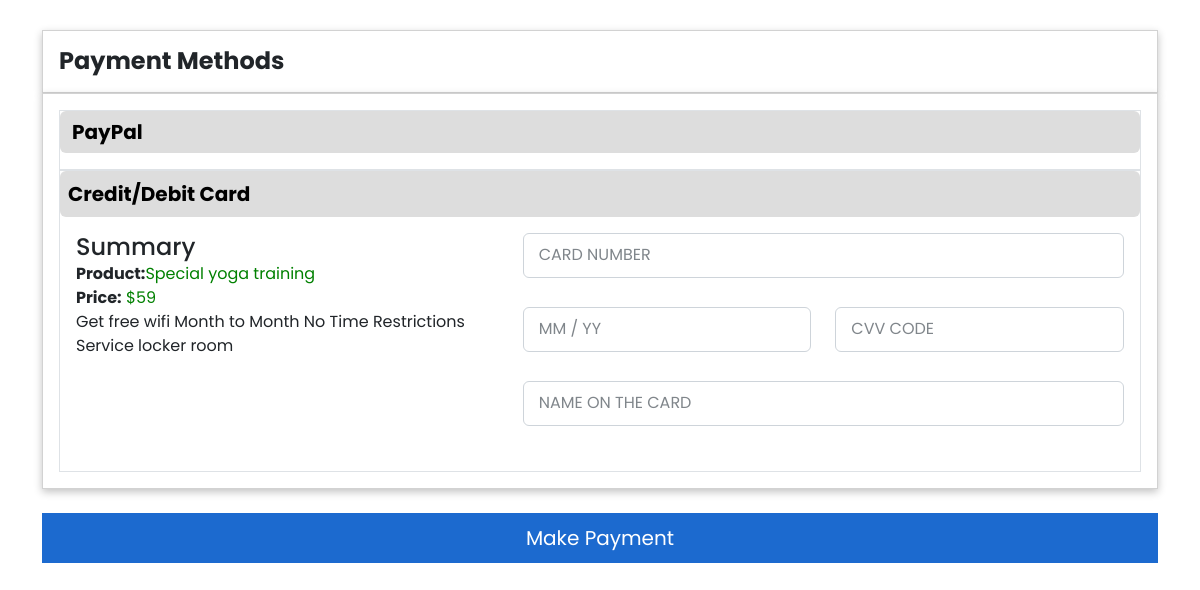
/payment.php?id=1, run on the app's committed database.
### tables this page shows
CREATE TABLE IF NOT EXISTS `packages` (
  `id` int(11) NOT NULL AUTO_INCREMENT,
  `price` int(11) NOT NULL,
  `img` text NOT NULL,
  `discription` text NOT NULL,
  `heading` text NOT NULL,
  PRIMARY KEY (`id`)
);

### payment.php (the view, shortened to what this page needs)
<!DOCTYPE html>
<html lang="en">
<head>
    <link rel="stylesheet" href="payment.css">
<link href="https://cdn.jsdelivr.net/npm/bootstrap@5.2.2/dist/css/bootstrap.min.css" rel="stylesheet">
</head>
<body>
<div class="container">
            <div class="col-12 mt-4">
                <div class="card p-3">
                    <p class="mb-0 fw-bold h4">Payment Methods</p>
                </div>
            </div>
            <div class="col-12">
                <div class="card p-3">
                    <div class="card-body border p-0">
                        <p>
                            <a class="btn btn-primary w-100 h-100 d-flex align-items-center justify-content-between"
                                data-bs-toggle="collapse" href="#collapseExample" role="button" aria-expanded="true"
                                aria-controls="collapseExample">
                                <span class="fw-bold">PayPal</span>
                            </a>
                        </p>
                    </div>
                    <div class="card-body border p-0">
                        <p>
                            <a class="btn btn-primary p-2 w-100 h-100 d-flex align-items-center justify-content-between"
                                data-bs-toggle="collapse" href="#collapseExample" role="button" aria-expanded="true"
                                aria-controls="collapseExample">
                                <span class="fw-bold">Credit/Debit Card</span>
                            </a>
                        </p>
                        <div class="collapse show p-3 pt-0" id="collapseExample">
                            <div class="row">
                                <div class="col-lg-5 mb-lg-0 mb-3">
                                    <?php
                                    $con=new mysqli("localhost","root","","fitness");
                                    if($con==true)
                                    {
                                        $q="SELECT * FROM packages where id=$_GET[id]";
                                        $t=mysqli_query($con,$q);
                                        if($t->num_rows>0)
                                        {
                                            while($row = $t->fetch_assoc()) {
                                                echo"<p class='h4 mb-0'>Summary</p>
                                                <p class='mb-0'><span class='fw-bold'>Product:</span><span class='c-green'>". $row["heading"]."</span>
                                                </p>
                                                <p class='mb-0'>
                                                    <span class='fw-bold'>Price:</span>
                                                    <span class='c-green'>$".$row["price"]."</span>
                                                </p>
                                                <p class='mb-0'>".$row["discription"]."</p>";
                                            }
                                        }
                                        else
                                        {
                                            echo "query prob";
                                        }
                                    }
                                    else
                                    {
                                        echo "connection problem";
                                    }
                                     ?>
                                </div>
                                <div class="col-lg-7">
                                    <form action="#" method=post class="form">
                                        <div class="row">
                                            <div class="col-12">
                                                <div class="form__div">
                                                    <input type="text" class="form-control" placeholder=" " name=t1>
                                                    <label for="" class="form__label">Card Number</label>
                                                </div>
                                            </div>
                                            <div class="col-6">
                                                <div class="form__div">
                                                    <input type="text" class="form-control" placeholder=" " name=t2>
                                                    <label for="" class="form__label">MM / yy</label>
                                                </div>
                                            </div>
                                            <div class="col-6">
                                                <div class="form__div">
                                                    <input type="password" class="form-control" placeholder=" " name=t3>
                                                    <label for="" class="form__label">cvv code</label>
                                                </div>
                                            </div>
                                            <div class="col-12">
                                                <div class="form__div">
                                                    <input type="text" class="form-control" placeholder=" " name=t4>
                                                    <label for="" class="form__label">name on the card</label>
                                                </div>
                                            </div>
                                        </div>
                                </div>
                            </div>
                        </div>
                    </div>
                </div>
            </div>
            <div class="col-12">
                <input type=submit class="btn btn-primary payment" value="Make Payment" name=b1 >
            </div>
        </div>
</body>
</html>

### payment.css (style rules this page uses)
* { margin: 0; padding: 0; box-sizing: border-box; font-family: 'Poppins', sans-serif }
.container { margin: 30px auto; }
.container .card { width: 100%; box-shadow: rgba(0, 0, 0, 0.24) 0px 3px 8px; background: #fff; border-radius: 0px; }
body { background: #eee }
.btn.btn-primary { background-color: #ddd; color: black; box-shadow: none; border: none; font-size: 20px; width: 100%; height: 100%; }
.c-green { color: green; }
.btn.btn-primary.payment { background-color: #1c6acf; color: white; border-radius: 0px; height: 50px; display: flex; align-items: center; justify-content: center; margin-top: 24px; }
.form__div { height: 50px; position: relative; margin-bottom: 24px; }
.form-control { width: 100%; height: 45px; font-size: 14px; border: 1px solid #DADCE0; border-radius: 0; outline: none; padding: 2px; background: none; z-index: 1; box-shadow: none; }
.form__label { position: absolute; left: 16px; top: 10px; background-color: #fff; color: #80868B; font-size: 16px; transition: .3s; text-transform: uppercase; }

### data on the page
packages: heading "Special yoga training", price "59", discription "Get free wifi Month to Month No Time Restrictions Service locker room"
